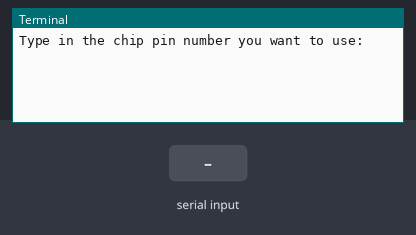
Bench run of a program on a simulated Raspberry Pi (BCM pin numbers). Parts: the last lines printed to the terminal. The inputs (shaded band) are chosen by the test bench.

Above: at 1.2 s.
1.3 s: "5" typed at the terminal, then Enter
At 2.3 s:
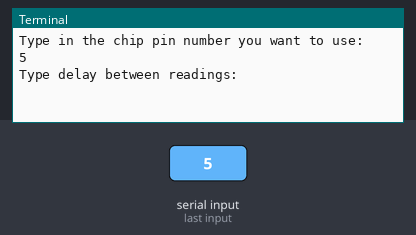
2.8 s: "90" typed at the terminal, then Enter
At 3.5 s:
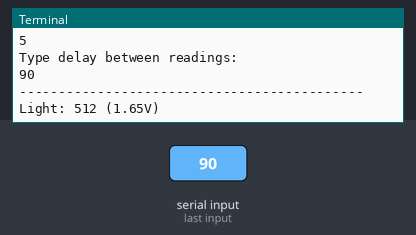

The program:

current_sensor.py
```python
import spidev
import time
import os

pin_number = int(input('Type in the chip pin number you want to use: '))
# Define delay between readings
delay = int(input('Type delay between readings: '))

# Open SPI bus
spi = spidev.SpiDev()
spi.open(0, 0)

# Function to read SPI data from MCP3008 chip
# Channel must be an integer 0-7
def ReadChannel(channel):
    if channel > 7 or channel < 0:
        return -1
    adc = spi.xfer2([1, (8 + channel) << 4, 0])
    data = ((adc[1] & 3) << 8) + adc[2]
    return data

# Function to convert data to voltage level,
# rounded to specified number of decimal places.
def ConvertVolts(data, places):
    #return .0264 * data - 13.51
    volts = (data * 3.3) / float(1023)
    volts = round(volts, places)
    return volts

while True:
    # Read the light sensor data
    current_level = ReadChannel(pin_number)
    current_volts = ConvertVolts(current_level, 2)

    # Read the temperature sensor data
    #temp_level = ReadChannel(temp_channel)
    #temp_volts = ConvertVolts(temp_level, 2)
    #temp = ConvertTemp(temp_level, 2)

    # Print out results
    print ("--------------------------------------------")
    print("Light: {} ({}V)".format(current_level, current_volts))
    #print("Temp : {} ({}V) {} deg C".format(temp_level, temp_volts, temp))

    # Wait before repeating loop
    time.sleep(delay)
```

Measured:
- after the input at 1.3 s, the terminal: prints a new line at once (image 1)
- after the input at 2.8 s, the terminal: prints a new line at once (image 2)
